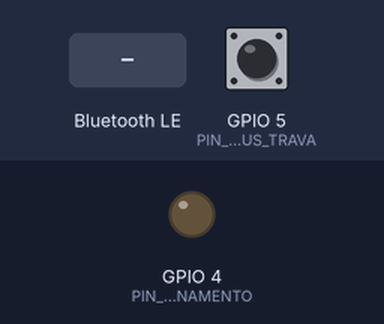
Bench run of a sketch on a simulated ESP32-C3. On the bench: output pins drawn as LEDs (lit = HIGH). The inputs (shaded band) are chosen by the test bench; at power-on: GPIO 5 (PIN_STATUS_TRAVA) HIGH. Nothing arrives over Bluetooth unless stated; a phone connects over Bluetooth LE 3 s after start; what the sketch prints to the serial monitor is not drawn.

Above: at 1.5 s.
1.6 s: Bluetooth LE write "PULSE" received
At 2.5 s:
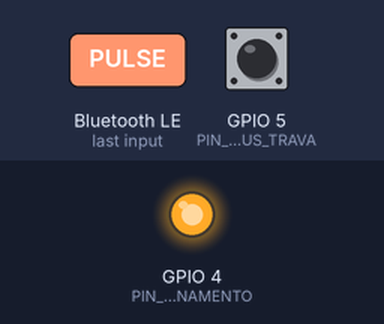
11.5 s: Bluetooth LE write "ID?" received
13.0 s: Bluetooth LE write "ID" received
Timing chart, 0 to 15.5 s (numbered marks = the images above; inputs shaded):
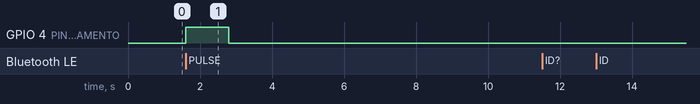

Measured:
- after the input at 1.6 s, GPIO 4 (PIN_ACIONAMENTO): LOW → HIGH at once, → LOW 1.2 s later
- after the input at 11.5 s, every drawn part: stays the same
- after the input at 13.0 s, every drawn part: stays the same

The sketch:

InnoLock_Teste_BLE.ino
```cpp
#include <Arduino.h>
#include <NimBLEDevice.h>
#include "esp_mac.h"

/*
  Inno Lock - Teste BLE App Android -> ESP32-C3 -> Acionamento

  Objetivo:
  - Quebrar o paradigma de conexão celular -> ESP32-C3 via Bluetooth BLE.
  - O ESP32-C3 anuncia o próprio MAC como identificador do controlador.
  - O app Android conecta via BLE e envia comandos simples.

  Biblioteca necessária na Arduino IDE:
  - NimBLE-Arduino 2.3.7 ou superior.

  Serviço BLE usado:
  - Nordic UART Service (NUS)
  - Service: 6e400001-b5a3-f393-e0a9-e50e24dcca9e
  - RX:      6e400002-b5a3-f393-e0a9-e50e24dcca9e  App -> ESP32
  - TX:      6e400003-b5a3-f393-e0a9-e50e24dcca9e  ESP32 -> App

  Comandos aceitos:
  - ID?           retorna ID:<MAC>
  - STATUS        retorna JSON com estado atual
  - PULSE:1200    aciona a trava por 1200 ms
  - ON            mantém saída acionada
  - OFF           desliga saída

  Pinos do teste atual:
  - GPIO4 = saída para base do BC547 através de resistor.
            HIGH = BC547 conduz = fio de comando da trava é aterrado.
  - GPIO5 = entrada de retorno/status da trava.
            INPUT_PULLUP, LOW = trava/êmbolo recolhido/destravado.
*/

static const char* SERVICE_UUID = "6e400001-b5a3-f393-e0a9-e50e24dcca9e";
static const char* RX_UUID      = "6e400002-b5a3-f393-e0a9-e50e24dcca9e";
static const char* TX_UUID      = "6e400003-b5a3-f393-e0a9-e50e24dcca9e";

const int PIN_ACIONAMENTO = 4;
const int PIN_STATUS_TRAVA = 5;

const int CMD_ACTIVE_LEVEL = HIGH;
const int CMD_INACTIVE_LEVEL = LOW;

String deviceIdMac;
String bleDeviceName;

NimBLECharacteristic* txCharacteristic = nullptr;
NimBLEServer* bleServer = nullptr;

bool deviceConnected = false;
bool pulseActive = false;
unsigned long pulseEndMillis = 0;
unsigned long lastStatusMillis = 0;

String getMacId() {
  uint8_t mac[6];

  // Usamos o MAC base Wi-Fi STA como identificador estável do controlador.
  // Para a regra de negócio do Inno Lock, este é o device_id do ESP32.
  esp_read_mac(mac, ESP_MAC_WIFI_STA);

  char buffer[13];
  snprintf(buffer, sizeof(buffer), "%02X%02X%02X%02X%02X%02X",
           mac[0], mac[1], mac[2], mac[3], mac[4], mac[5]);
  return String(buffer);
}

bool isOutputActive() {
  return digitalRead(PIN_ACIONAMENTO) == CMD_ACTIVE_LEVEL;
}

bool isLockUnlockedByFeedback() {
  return digitalRead(PIN_STATUS_TRAVA) == LOW;
}

String jsonStatus(const String& eventName) {
  String json = "{";
  json += "\"id\":\"" + deviceIdMac + "\",";
  json += "\"name\":\"" + bleDeviceName + "\",";
  json += "\"event\":\"" + eventName + "\",";
  json += "\"gpio_acionamento\":" + String(PIN_ACIONAMENTO) + ",";
  json += "\"saida_ativa\":" + String(isOutputActive() ? "true" : "false") + ",";
  json += "\"gpio_status\":" + String(PIN_STATUS_TRAVA) + ",";
  json += "\"embolo_recolhido\":" + String(isLockUnlockedByFeedback() ? "true" : "false") + ",";
  json += "\"pulse_active\":" + String(pulseActive ? "true" : "false") + ",";
  json += "\"millis\":" + String(millis());
  json += "}";
  return json;
}

void notifyBle(const String& message) {
  Serial.print("BLE TX: ");
  Serial.println(message);

  if (txCharacteristic == nullptr) return;

  txCharacteristic->setValue(message.c_str());
  txCharacteristic->notify();
}

void setOutput(bool active, const String& reason) {
  digitalWrite(PIN_ACIONAMENTO, active ? CMD_ACTIVE_LEVEL : CMD_INACTIVE_LEVEL);
  notifyBle(jsonStatus(reason));
}

void startPulse(unsigned long durationMs) {
  if (durationMs < 100) durationMs = 100;
  if (durationMs > 5000) durationMs = 5000;

  digitalWrite(PIN_ACIONAMENTO, CMD_ACTIVE_LEVEL);
  pulseActive = true;
  pulseEndMillis = millis() + durationMs;

  String msg = jsonStatus("pulse_start");
  msg.remove(msg.length() - 1);
  msg += ",\"pulse_ms\":" + String(durationMs) + "}";
  notifyBle(msg);
}

unsigned long parseDurationMs(const String& command, unsigned long defaultValue) {
  int sep = command.indexOf(':');
  if (sep < 0) sep = command.indexOf('=');
  if (sep < 0) return defaultValue;

  unsigned long value = command.substring(sep + 1).toInt();
  if (value == 0) return defaultValue;
  return value;
}

void processCommand(String command) {
  command.trim();
  if (command.length() == 0) return;

  Serial.print("BLE RX: ");
  Serial.println(command);

  String normalized = command;
  normalized.trim();
  normalized.toUpperCase();

  if (normalized == "ID?" || normalized == "ID" || normalized == "GET_ID") {
    notifyBle("ID:" + deviceIdMac);
    notifyBle(jsonStatus("id"));
    return;
  }

  if (normalized == "STATUS" || normalized == "GET_STATUS") {
    notifyBle(jsonStatus("status"));
    return;
  }

  if (normalized.startsWith("PULSE") || normalized.startsWith("ACIONAR")) {
    unsigned long durationMs = parseDurationMs(normalized, 1200);
    startPulse(durationMs);
    return;
  }

  if (normalized == "ON" || normalized == "LIGAR") {
    pulseActive = false;
    setOutput(true, "on");
    return;
  }

  if (normalized == "OFF" || normalized == "DESLIGAR") {
    pulseActive = false;
    setOutput(false, "off");
    return;
  }

  notifyBle("ERR:UNKNOWN_COMMAND:" + command);
}

class RxCallbacks : public NimBLECharacteristicCallbacks {
  void onWrite(NimBLECharacteristic* characteristic, NimBLEConnInfo& connInfo) override {
    std::string value = characteristic->getValue();
    processCommand(String(value.c_str()));
  }
};

class ServerCallbacks : public NimBLEServerCallbacks {
  void onConnect(NimBLEServer* server, NimBLEConnInfo& connInfo) override {
    deviceConnected = true;
    Serial.print("BLE conectado: ");
    Serial.println(connInfo.getAddress().toString().c_str());
  }

  void onDisconnect(NimBLEServer* server, NimBLEConnInfo& connInfo, int reason) override {
    deviceConnected = false;
    Serial.print("BLE desconectado. Motivo: ");
    Serial.println(reason);
    NimBLEDevice::startAdvertising();
  }
};

void setupBle() {
  deviceIdMac = getMacId();
  bleDeviceName = "InnoLock_" + deviceIdMac;

  NimBLEDevice::init(bleDeviceName.c_str());
  NimBLEDevice::setPower(ESP_PWR_LVL_P9);

  bleServer = NimBLEDevice::createServer();
  bleServer->setCallbacks(new ServerCallbacks());

  NimBLEService* service = bleServer->createService(SERVICE_UUID);

  txCharacteristic = service->createCharacteristic(
    TX_UUID,
    NIMBLE_PROPERTY::READ | NIMBLE_PROPERTY::NOTIFY
  );

  NimBLECharacteristic* rxCharacteristic = service->createCharacteristic(
    RX_UUID,
    NIMBLE_PROPERTY::WRITE | NIMBLE_PROPERTY::WRITE_NR
  );
  rxCharacteristic->setCallbacks(new RxCallbacks());

  service->start();

  NimBLEAdvertising* advertising = NimBLEDevice::getAdvertising();
  advertising->addServiceUUID(SERVICE_UUID);
  advertising->setName(bleDeviceName.c_str());
  advertising->setScanResponse(true);
  advertising->start();

  Serial.println("==== Inno Lock Teste BLE ====");
  Serial.print("Device ID MAC: ");
  Serial.println(deviceIdMac);
  Serial.print("Nome BLE: ");
  Serial.println(bleDeviceName);
  Serial.print("Service UUID: ");
  Serial.println(SERVICE_UUID);
  Serial.print("GPIO acionamento: ");
  Serial.println(PIN_ACIONAMENTO);
  Serial.print("GPIO status trava: ");
  Serial.println(PIN_STATUS_TRAVA);
  Serial.println("Aguardando conexão BLE...");
}

void setup() {
  Serial.begin(115200);
  delay(300);

  pinMode(PIN_ACIONAMENTO, OUTPUT);
  digitalWrite(PIN_ACIONAMENTO, CMD_INACTIVE_LEVEL);

  pinMode(PIN_STATUS_TRAVA, INPUT_PULLUP);

  setupBle();
}

void loop() {
  if (pulseActive && (long)(millis() - pulseEndMillis) >= 0) {
    pulseActive = false;
    digitalWrite(PIN_ACIONAMENTO, CMD_INACTIVE_LEVEL);
    notifyBle(jsonStatus("pulse_end"));
  }

  if (deviceConnected && millis() - lastStatusMillis >= 5000) {
    lastStatusMillis = millis();
    notifyBle(jsonStatus("heartbeat"));
  }

  delay(10);
}
```
